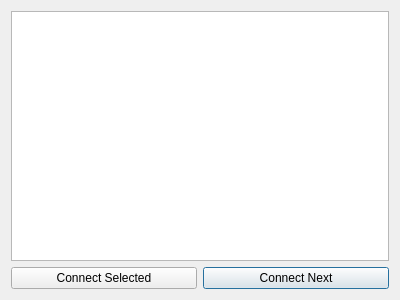
<?xml version="1.0" encoding="UTF-8"?>
<ui version="4.0">
 <class>CConnectionListDlg</class>
 <widget class="QDialog" name="CConnectionListDlg">
  <property name="geometry">
   <rect>
    <x>0</x>
    <y>0</y>
    <width>400</width>
    <height>300</height>
   </rect>
  </property>
  <property name="windowTitle">
   <string>Bookmarks</string>
  </property>
  <layout class="QGridLayout" name="gridLayout">
   <item row="1" column="1">
    <widget class="QPushButton" name="nextButton">
     <property name="text">
      <string>Connect Next</string>
     </property>
    </widget>
   </item>
   <item row="1" column="0">
    <widget class="QPushButton" name="connectButton">
     <property name="text">
      <string>Connect Selected</string>
     </property>
    </widget>
   </item>
   <item row="0" column="0" colspan="2">
    <widget class="QListWidget" name="listWidget"/>
   </item>
  </layout>
 </widget>
 <resources/>
 <connections/>
</ui>
